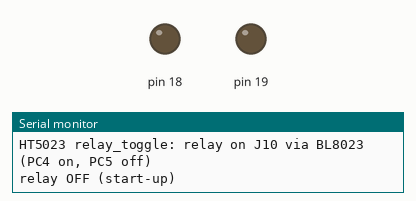
Recording of a sketch running on a simulated Arduino Uno, built for the host (arithmetic inside an expression is 32-bit, double 64-bit). Shown: output pins drawn as LEDs (lit = HIGH), the last lines printed to the serial monitor.

Above: at 2.6 s.
At 5.15 s:
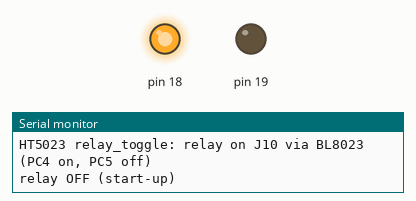
At 10.15 s:
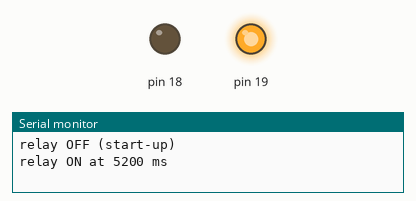
Timing chart, 0 to 13.1 s (numbered marks = the images above):
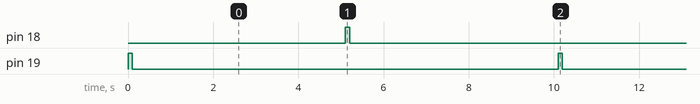

The sketch:

relay_toggle.ino
```cpp
// relay_toggle -- switches the energy-meter PCB's relay on, then off, changing
// state every 5 seconds.
//
// Open this in the Flasher (or the Arduino IDE) and press Compile & Upload.
// Each switch is printed on Serial (115200).
//
// Wiring, from ht5023_energy_meter_v1 ("CIRCUIT CONTEXT"):
//
//   PC4 (net JDQH) -> U6 input A   75k pull-down (R65)
//   PC5 (net JDQL) -> U6 input B   75k pull-down (R64)
//   U6 = BL8023F bi-direction relay driver, VIN from +12V via R86 100R/D4
//        into a 1000uF reservoir (C18); outputs OA/OB -> J10 -> relay coil
//
// It is a *latching* relay: the coil is only pulsed, one direction to switch
// on and the other to switch off, and the contacts stay where they were left
// with the coil unpowered -- even across a reset. BL8023 logic table:
//
//   A B   OA/OB        relay
//   1 0   drive +/-    ON
//   0 1   drive -/+    OFF
//   0 0   high-Z       hold     <- where both pins rest between pulses
//   1 1   high-Z       hold     (never driven here)
//
// The BL8023 datasheet recommends 100 ms pulses at least 100 ms apart, which
// also leaves C18 (fed through 100R, so tau = 0.1 s) time to recharge.
//
// If the contacts do the opposite of what is printed, the relay's coil is
// wired the other way round on J10: swap RELAY_ON_PIN and RELAY_OFF_PIN.

// U6 input A: pulsing it switches the relay on ("trigger").
static const uint8_t RELAY_ON_PIN = PIN_PC4;
// U6 input B: pulsing it switches the relay off ("untrigger").
static const uint8_t RELAY_OFF_PIN = PIN_PC5;

// Time between switches: 5 s on, 5 s off.
static const unsigned long SWITCH_PERIOD_MS = 5000UL;

// Coil pulse length, as recommended by the BL8023 datasheet.
static const unsigned long PULSE_MS = 100UL;

static unsigned long g_next_switch_ms;
static bool g_relay_on;

// Drives one BL8023 input high for PULSE_MS, then returns both to 0 0 (hold).
// The other input is forced low first so the driver never sees 1 1.
static void pulseRelay(bool on) {
  const uint8_t drive = on ? RELAY_ON_PIN : RELAY_OFF_PIN;
  const uint8_t idle = on ? RELAY_OFF_PIN : RELAY_ON_PIN;

  digitalWrite(idle, LOW);
  digitalWrite(drive, HIGH);
  delay(PULSE_MS);
  digitalWrite(drive, LOW);

  g_relay_on = on;
}

void setup() {
  pinMode(RELAY_ON_PIN, OUTPUT);
  pinMode(RELAY_OFF_PIN, OUTPUT);
  digitalWrite(RELAY_ON_PIN, LOW);
  digitalWrite(RELAY_OFF_PIN, LOW);

  Serial.begin(115200);
  Serial.println();
  Serial.println("HT5023 relay_toggle: relay on J10 via BL8023 (PC4 on, PC5 off)");

  // A latching relay keeps its last position through a reset, so start from a
  // known state.
  pulseRelay(false);
  Serial.println("relay OFF (start-up)");

  g_next_switch_ms = millis() + SWITCH_PERIOD_MS;
}

void loop() {
  // Signed difference, so the schedule survives millis() wrapping at 49 days.
  if ((long)(millis() - g_next_switch_ms) < 0) return;
  // Step the deadline rather than restarting it, so the 5 s cadence does not
  // drift by the pulse and print time on every switch.
  g_next_switch_ms += SWITCH_PERIOD_MS;

  pulseRelay(!g_relay_on);
  Serial.print("relay ");
  Serial.print(g_relay_on ? "ON" : "OFF");
  Serial.print(" at ");
  Serial.print(millis());
  Serial.println(" ms");
}
```

Measured:
- by itself, pin 18, pin 19: alternates HIGH for 0.10 s and LOW for 9.9 s
- by itself, everything shown: repeats every 10.0 s, in 4 steps
